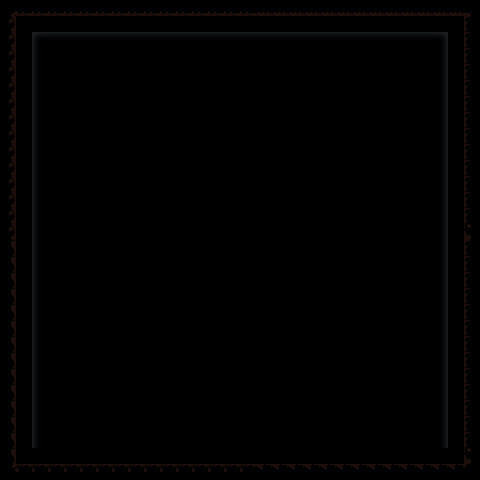

A level layout from a 2D game, rendered from its tile map. Below: a short description, then the map file with its tile-grid data intact:
An orthogonal 30x30 tile map with 16x16 px tiles, 1 tile layer (Tile Layer 1).

<map version="1.8" tiledversion="1.8.1" orientation="orthogonal" renderorder="right-down" width="30" height="30" tilewidth="16" tileheight="16" infinite="0" nextlayerid="2" nextobjectid="1">
 <tileset firstgid="1" source="tiles-club.tsx" />
 <layer id="1" name="Tile Layer 1" width="30" height="30">
  <data encoding="csv">
97,98,98,98,98,98,98,98,98,98,98,98,98,98,98,98,99,99,99,99,99,99,99,99,99,99,99,99,99,100,
113,0,0,0,0,0,0,0,0,0,0,0,0,0,0,0,0,0,0,0,0,0,0,0,0,0,0,0,0,116,
113,0,82,85,85,85,85,85,85,85,85,85,85,85,85,85,85,85,85,85,85,85,85,85,85,85,85,81,0,116,
113,0,84,0,0,0,0,0,0,0,0,0,0,0,0,0,0,0,0,0,0,0,0,0,0,0,0,83,0,116,
113,0,84,0,0,0,0,0,0,0,0,0,0,0,0,0,0,0,0,0,0,0,0,0,0,0,0,83,0,116,
113,0,84,0,0,0,0,0,0,0,0,0,0,0,0,0,0,0,0,0,0,0,0,0,0,0,0,83,0,116,
113,0,84,0,0,0,0,0,0,0,0,0,0,0,0,0,0,0,0,0,0,0,0,0,0,0,0,83,0,116,
113,0,84,0,0,0,0,0,0,0,0,0,0,0,0,0,0,0,0,0,0,0,0,0,0,0,0,83,0,116,
113,0,84,0,0,0,0,0,0,0,0,0,0,0,0,0,0,0,0,0,0,0,0,0,0,0,0,83,0,116,
113,0,84,0,0,0,0,0,0,0,0,0,0,0,0,0,0,0,0,0,0,0,0,0,0,0,0,83,0,116,
113,0,84,0,0,0,0,0,0,0,0,0,0,0,0,0,0,0,0,0,0,0,0,0,0,0,0,83,0,116,
113,0,84,0,0,0,0,0,0,0,0,0,0,0,0,0,0,0,0,0,0,0,0,0,0,0,0,83,0,116,
113,0,84,0,0,0,0,0,0,0,0,0,0,0,0,0,0,0,0,0,0,0,0,0,0,0,0,83,0,116,
113,0,84,0,0,0,0,0,0,0,0,0,0,0,0,0,0,0,0,0,0,0,0,0,0,0,0,83,0,116,
113,0,84,0,0,0,0,0,0,0,0,0,0,0,0,0,0,0,0,0,0,0,0,0,0,0,0,83,0,132,
129,0,84,0,0,0,0,0,0,0,0,0,0,0,0,0,0,0,0,0,0,0,0,0,0,0,0,83,0,116,
129,0,84,0,0,0,0,0,0,0,0,0,0,0,0,0,0,0,0,0,0,0,0,0,0,0,0,83,0,116,
129,0,84,0,0,0,0,0,0,0,0,0,0,0,0,0,0,0,0,0,0,0,0,0,0,0,0,83,0,116,
129,0,84,0,0,0,0,0,0,0,0,0,0,0,0,0,0,0,0,0,0,0,0,0,0,0,0,83,0,116,
129,0,84,0,0,0,0,0,0,0,0,0,0,0,0,0,0,0,0,0,0,0,0,0,0,0,0,83,0,116,
129,0,84,0,0,0,0,0,0,0,0,0,0,0,0,0,0,0,0,0,0,0,0,0,0,0,0,83,0,116,
129,0,84,0,0,0,0,0,0,0,0,0,0,0,0,0,0,0,0,0,0,0,0,0,0,0,0,83,0,116,
129,0,84,0,0,0,0,0,0,0,0,0,0,0,0,0,0,0,0,0,0,0,0,0,0,0,0,83,0,116,
129,0,84,0,0,0,0,0,0,0,0,0,0,0,0,0,0,0,0,0,0,0,0,0,0,0,0,83,0,116,
129,0,84,0,0,0,0,0,0,0,0,0,0,0,0,0,0,0,0,0,0,0,0,0,0,0,0,83,0,116,
129,0,84,0,0,0,0,0,0,0,0,0,0,0,0,0,0,0,0,0,0,0,0,0,0,0,0,83,0,116,
129,0,84,0,0,0,0,0,0,0,0,0,0,0,0,0,0,0,0,0,0,0,0,0,0,0,0,83,0,116,
129,0,84,0,0,0,0,0,0,0,0,0,0,0,0,0,0,0,0,0,0,0,0,0,0,0,0,83,0,116,
129,0,0,0,0,0,0,0,0,0,0,0,0,0,0,0,0,0,0,0,0,0,0,0,0,0,0,0,0,132,
145,146,146,146,146,146,146,146,146,146,146,146,146,146,146,146,147,147,147,147,147,147,147,147,147,147,147,147,147,148
</data>
 </layer>
</map>
